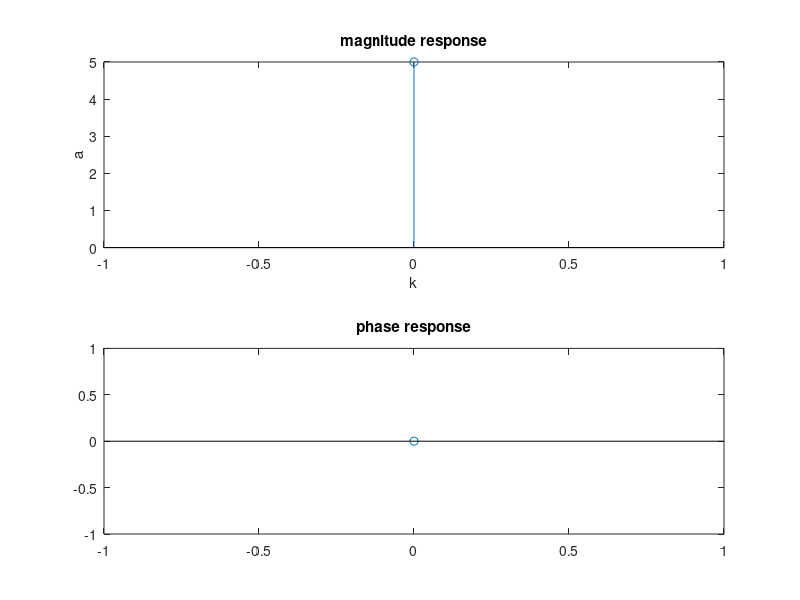

Source code (MATLAB):
%Program for FFT
clc;
clear all;
close all;
x=input('Enter the seq');
n=input('Enter the length of the sequence');
X=fft(x,n);
stem(X);
xlabel('real');
ylabel('img');
title('FAST FOURIER TRANSFORM');
display(X);

%Program for IFFT
clc;
close all;
clear all;
X=input('Enter the seq');
n=input('Enter the length of the sequence');
x=ifft(X,n);
stem(x);
xlabel('real');
ylabel('img');
title('INVERSE FAST FOURIER TRANSFORM');
display(x);

%Plotting execution time
clear all;
clc;
close all;
Nmax = 3000;
fft_time=zeros(1,Nmax);
for n=1:1:Nmax
x=rand(1,n);
t=clock;
fft(x);
fft_time(n)=etime(clock,t);
end
n=[1:1:Nmax];
bar(n,fft_time)
xlabel('N');
ylabel('Time in Sec');
title('FFT execution times')


%Assignment 1
clc;
close all;
clear all;
x=input('enter sequence');
N=length (x);
a = zeros (1, N) ;
z = zeros (1, N) ;
y=[1:N] ;
p=bitrevorder(y) ;
t=expm (-i*2*pi/N);
for i=1:N
b=p(i);
a(b)=x(i);
end
for m = 1:log2(N)
k = 0 : (2^ (m-1))-1;
j =1 ;
i=1;
for q =1:N / 2
z(i)=a(i)+a(i+2^(m-1))*t^k(j);
z(i+2^(m-1))=a(i)-a(i+2^(m-1))*t^k(j);
j=j+1;
if (mod(i, 2^ (m-1))==0)
i=i+2^(m-1)+1;
j=1;
else i=i+1;
end
end
a=z;
end
k = 0:1:N - 1 ;
subplot (2,1,1);
stem (k, abs (a));
xlabel('k');
ylabel('a');
title('magnitude response')
subplot (2,1,2);
stem(k, angle(a));
title('phase response');